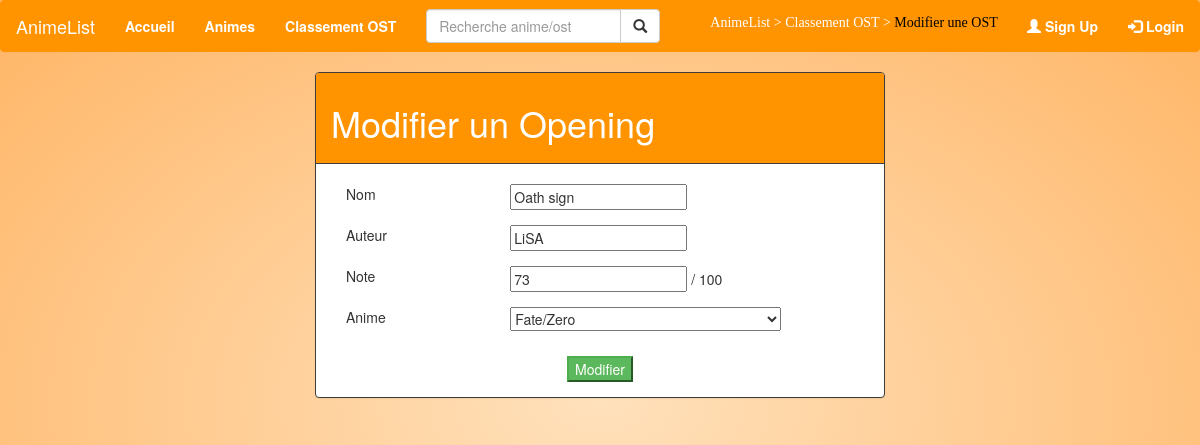
The app's page /editost.php?id=3 with its own data.
### tables this page shows
CREATE TABLE IF NOT EXISTS `ost` (
  `id` int(11) NOT NULL AUTO_INCREMENT,
  `type_ost` enum('opening','ending','ost') NOT NULL,
  `titre` varchar(50) NOT NULL,
  `auteur` varchar(50) DEFAULT NULL,
  `note` int(11) DEFAULT NULL,
  `anime_id` int(11) NOT NULL,
  PRIMARY KEY (`id`),
  KEY `anime_id` (`anime_id`)
);

### db.php (called while the page is built, shortened)
<?php
class DB {
    protected $db;
    public function DB(){
        try {
            $conn = new PDO("mysql:host=localhost;dbname=animelist", "root", "", array(PDO::MYSQL_ATTR_INIT_COMMAND => 'SET NAMES utf8'));
            $conn->setAttribute(PDO::ATTR_ERRMODE, PDO::ERRMODE_EXCEPTION);
        } catch (PDOException $e) {
            echo 'ERROR: ' . $e->getMessage();
        }
        $this->db = $conn;
    }
        public function selectRequest($request){
            return $this->db->query($request);
        }
    }
?>

### editost.php (the view, shortened to what this page needs)
<?php
    include 'db.php';
    include 'fil_ariane.php';
    $db = new DB();
    if(isset($_GET['id'])){
        $id = $_GET['id'];
        $animerequest = "SELECT id, nom FROM anime ORDER BY nom";
        $ostrequest = "SELECT * FROM ost WHERE id=$id";
        $ostresult = $db->selectRequest($ostrequest);
        foreach($ostresult as $row){
            $actual_nom = $row['titre'];
            $actual_auteur = $row['auteur'];
            $actual_note = $row['note'];
            $actual_anime_id = $row['anime_id'];
            $actual_type = $row['type_ost'];
        }
    }
?>
<!DOCTYPE html>
<html lang="en" style='height:100%;'>
<head>
    <link rel="stylesheet" type="text/css" href="css/bootstrap/css/bootstrap.css">
    <link rel="stylesheet" type="text/css" href="css/animelist.css">
</head>
<body>
    <nav class="navbar navbar-inverse">
        <div class="container-fluid">
            <div class="navbar-header">
                <a class="navbar-brand" href="index.php">AnimeList</a>
            </div>
            <ul class="nav navbar-nav">
                <li><a href="index.php">Accueil</a></li>
                <li><a href="animelist.php">Animes</a></li>
                <li><a href="ost.php">Classement OST</a></li>
            </ul>
            <form method="get" action="search.php" class="navbar-form navbar-left">
                <div class="input-group">
                    <input name="animetosearch" type="text" class="form-control" placeholder="Recherche anime/ost">
                    <div class="input-group-btn">
                        <button class="btn btn-default" type="submit">
                            <i class="glyphicon glyphicon-search"></i>
                        </button>
                    </div>
                </div>
            </form>
            <ul class="nav navbar-nav ariane">
            </ul>
            <ul class="nav navbar-nav navbar-right">
                <?php
                if (isset($_SESSION['login']) AND isset($_SESSION['access'])){
                    echo "<li><a href=\"log-pages/logout.php\"><span class=\"glyphicon glyphicon-log-in\"></span> Logout</a></li>";
                }
                else{
                    echo"
                                    <li><a href=\"log-pages/signup.php\"><span class=\"glyphicon glyphicon-user\"></span> Sign Up</a></li>
                                    <li><a href=\"log-pages/login.php\"><span class=\"glyphicon glyphicon-log-in\"></span> Login</a></li>";
                }
                ?>
            </ul>
        </div>
    </nav>
    <div style="width:600px;" class="container margin-top">
        <div class="panel panel-primary">
            <div class="panel-heading">
                <?php
                    switch($actual_type){
                        case 'opening':
                            echo "<h1>Modifier un Opening</h1>";
                            break;
                    }
                ?>
            </div>
            <div class="panel-body">
                <?php
                    switch($actual_type){
                        case 'opening':
                            echo "
                            <div class=\"container-fluid\">
                                <form method=\"POST\" enctype=\"multipart/form-data\" id=\"editostform\" action=\"editost.php\">
                                    <div class=\"row\">
                                        <div class=\"col-md-4 margintb\">Nom </div>
                                        <div class=\"col-md-8 nopaddinglf margintb\"><input type='text' name='nom' value='$actual_nom' required></div>
                                    </div>
                                    <div style=\"margin-top:5px;\" class=\"row\">
                                        <div class=\"col-md-4 margintb\">Auteur </div>
                                        <div class=\"col-md-8 nopaddinglf margintb\"><input type='text' name='auteur' value='$actual_auteur' required></div>
                                    </div>
                                    <div style=\"margin-top:5px;\" class=\"row\">
                                        <div class=\"col-md-4 margintb\">Note </div>
                                        <div class=\"col-md-8 nopaddinglf margintb\"><input type='number' name='note' value='$actual_note'> / 100</div>
                                    </div>
                                    <div style=\"margin-top:5px;\" class=\"row\">
                                        <div class=\"col-md-4 margintb\">Anime </div>
                                        <div class=\"col-md-8 nopaddinglf margintb\">
                                            <select name=\"anime\" form=\"editostform\" required>
                                                <option></option>";
                                                $animeresult = $db->selectRequest($animerequest);
                                                foreach($animeresult as $row){
                                                    if($row['id'] == $actual_anime_id){
                                                        echo "<option selected='selected'>".$row['nom']."</option>";
                                                    }else{
                                                        echo "<option>".$row['nom']."</option>";
                                                    }
                                                }
                                                echo "
                                            </select>
                                        </div>
                                    </div>
                                    <input type=\"hidden\" name=\"type\" value=\"opening\">
                                    <input type='hidden' name='ostid' value='".$id."'>
                                    <div style=\"margin-top:20px;\" class=\"row\">
                                        <div style=\"text-align:center;\" class=\"col-md-12\"><input type='submit' class='btn-success' value='Modifier'></div>
                                    </div>
                                </form>
                            </div>";
                            break;
                    }
                ?>
            </div>
        </div>
    </div>
</body>
</html>

### css/animelist.css (style rules this page uses)
body { background-image: radial-gradient(#ffe1bc, #ffb565); background-repeat: no-repeat; background-size: 100% 100%; min-height: 100%; }
.ariane { color: white; margin-left:3%; margin-top:1%; font-family: Verdana; }
.nopaddinglf { padding-left: 0px; padding-right: 0px; }
.margintb { margin-bottom: 5px; margin-top: 5px; }
.margin-top { margin-top:20px; }

### records on screen
ost: nom "Oath sign", auteur "LiSA", note "73"

### other values on screen
NOM_SITE "AnimeList"
$lien "Classement OST"
$lien "Modifier une OST"
form field anime "Fate/Zero"
